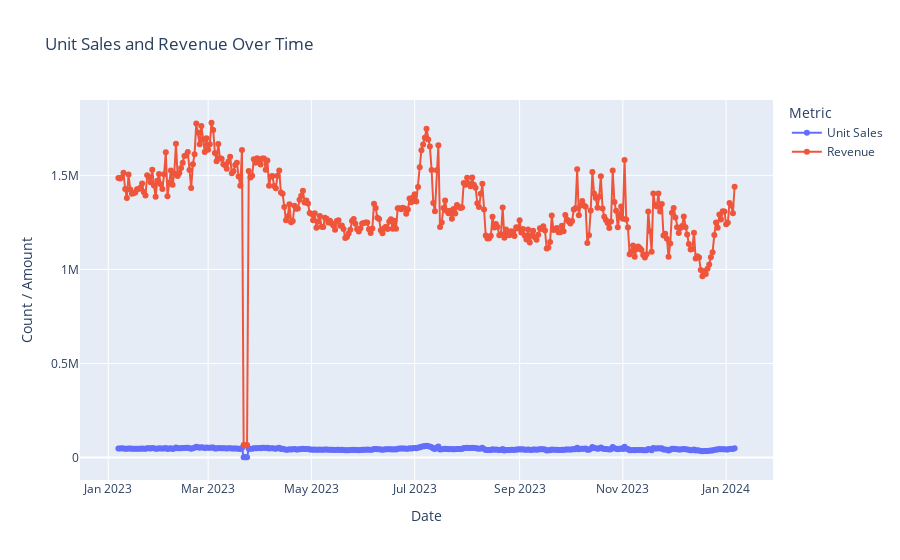

The notebook cell saved with this chart:
### Markdown cell above
Segment Trends. aggregated daily data for all segment products. There is a huge dip in march that should probably be investigated.

### Code cell
# Load the data
data = pd.read_excel('Customer_Success_Engineer_-_Project_Data.xlsx', sheet_name='Segment Trends', header=1)

# Make sure the 'Date' column is in datetime format
data['Date'] = pd.to_datetime(data['Date'])

# Initialize a figure
fig = go.Figure()

# Add traces for unit sales and revenue
fig.add_trace(go.Scatter(x=data['Date'], y=data['Unit Sales'], mode='lines+markers', name='Unit Sales'))
fig.add_trace(go.Scatter(x=data['Date'], y=data['Revenue'], mode='lines+markers', name='Revenue'))

# Customize the layout
fig.update_layout(
    title='Unit Sales and Revenue Over Time',
    xaxis_title='Date',
    yaxis_title='Count / Amount',
    legend_title='Metric'
)

# Show the plot
fig.show()

### Figure 1 — Plotly figure (JSON) as saved in the notebook; plotly's stock layout.template omitted (floating-point values rounded to 4 significant figures; data arrays with more than 128 entries replaced by an {"elided": "..."} marker saying what was removed)
{"data": [{"mode": "lines+markers", "name": "Unit Sales", "type": "scatter", "x": {"elided": "365 str values"}, "y": {"elided": "365 float values"}}, {"mode": "lines+markers", "name": "Revenue", "type": "scatter", "x": {"elided": "365 str values"}, "y": {"elided": "365 float values"}}], "layout": {"legend": {"title": {"text": "Metric"}}, "title": {"text": "Unit Sales and Revenue Over Time"}, "xaxis": {"title": {"text": "Date"}}, "yaxis": {"title": {"text": "Count / Amount"}}}}
